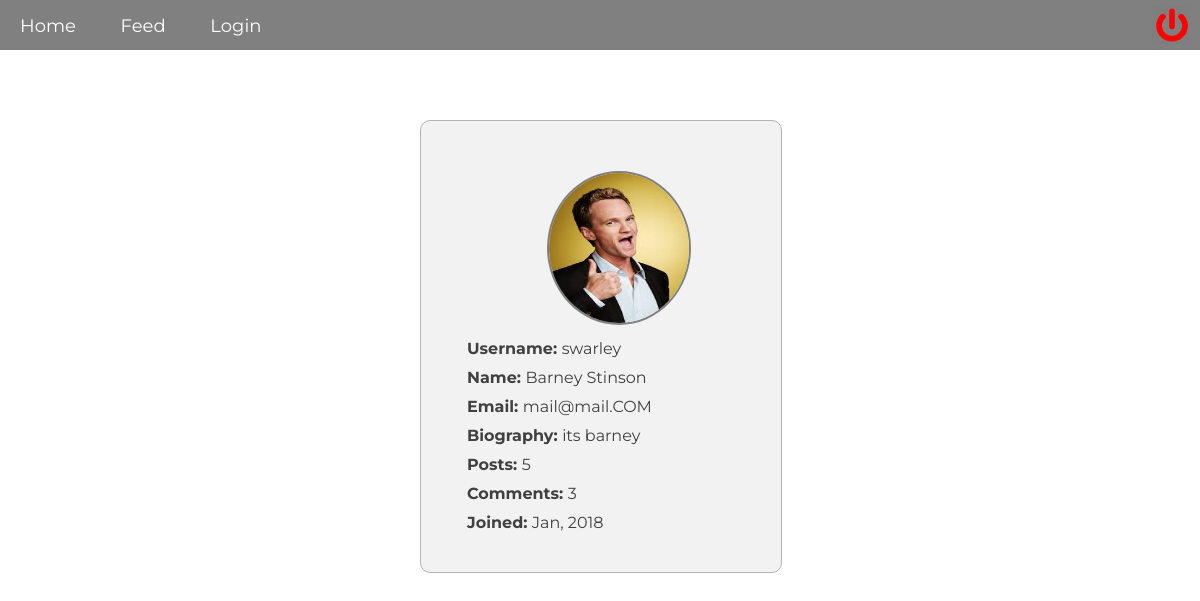
The page /pages/profile.php?id=2 on the database its author committed.
### tables this page shows
CREATE TABLE "users" (
        `id`    INTEGER NOT NULL PRIMARY KEY AUTOINCREMENT UNIQUE,
        `name`  VARCHAR NOT NULL,
        `username`      VARCHAR NOT NULL UNIQUE,
        `email` VARCHAR NOT NULL,
        `password`      VARCHAR NOT NULL,
        `biography`     VARCHAR NOT NULL,
        `img`           VARCHAR,
        `joined`     VARCHAR
);

### logic/profile.php (called while the page is built, shortened)
<?php
   $user_id = $_GET['id'];
   $query = "SELECT * FROM posts WHERE id = :user_id";
   $statement = $pdo->prepare($query);
   $statement->bindParam(':user_id', $user_id, PDO::PARAM_STR);
   $statement->execute();
   $count_posts = $statement->fetchAll(PDO::FETCH_ASSOC);
   $query = "SELECT * FROM comments WHERE id = :user_id";
   $statement = $pdo->prepare($query);
   $statement->bindParam(':user_id', $user_id, PDO::PARAM_STR);
   $statement->execute();
   $count_comments = $statement->fetchAll(PDO::FETCH_ASSOC);

### pages/profile.php (the view, shortened to what this page needs)
<?php
require __DIR__.'../../views/header.php';
require __DIR__.'../../logic/profile.php';
   $user_id = $_GET['id'];
   $query = "SELECT * FROM users WHERE id = :user_id";
   $statement = $pdo->prepare($query);
   $statement->bindParam(':user_id', $user_id, PDO::PARAM_STR);
   $statement->execute();
   $url_users = $statement->fetchAll(PDO::FETCH_ASSOC);
   foreach($url_users as $url_user){}
      ?>
      <div class="profile-wrapper">
         <?php echo '<img src="../uploads/'. $url_user['img']. '" class="profile-avatar">'; ?>
         <div class="profile-username"><b>Username: </b><?php echo $url_user['username']; ?></div>
         <div class="profile-name"><b>Name: </b><?php echo $url_user['name']; ?></div>
         <div class="profile-email"><b>Email: </b><?php echo $url_user['email']; ?></div>
         <div class="profile-bio"><b>Biography: </b><?php echo $url_user['biography']; ?></div>
         <div class="profile-posts"><b>Posts: </b><?php echo count($count_posts); ?></div>
         <div class="profile-comments"><b>Comments: </b><?php echo count($count_comments); ?></div>
         <div class="profile-joined"><b>Joined: </b><?php echo $url_user['joined']; ?></div>
      </div>
      <?php require __DIR__.'../../views/footer.php'; ?>

### css/main.css (style rules this page uses)
* { margin: 0px; font-family: Montserrat; }
body { color: #404040; background-size: cover; background-attachment: fixed; }
.profile-wrapper { position: absolute; top: 15%; left: 35%; width: 30%; border: 1px solid #b3b3b3; background-color: #f2f2f2; border-radius: 10px; padding-bottom: 30px; }
.profile-avatar { position: relative; top: 1%; left: 35%; background-size: cover; background-size: 100%; width: 140px; height: 150px; border-radius: 50%; border: 2px solid grey; margin-top: 50px; }
.profile-username { position: relative; left: 10%; margin: 10px; }
.profile-name { position: relative; left: 10%; margin: 10px; }
.profile-bio { position: relative; left: 10%; max-width: 80%; margin: 10px; }
.profile-email { position: relative; left: 10%; margin: 10px; }
.profile-posts { position: relative; left: 10%; margin: 10px; }
.profile-comments { position: relative; left: 10%; margin: 10px; }
.profile-joined { position: relative; left: 10%; margin: 10px; }

### rows shown on the page
users: img (picture), username "swarley", name "Barney Stinson", email "mail@mail.COM", biography "its barney", joined "Jan, 2018"

### other values the page prints
count($count_posts) "5"
count($count_comments) "3"
